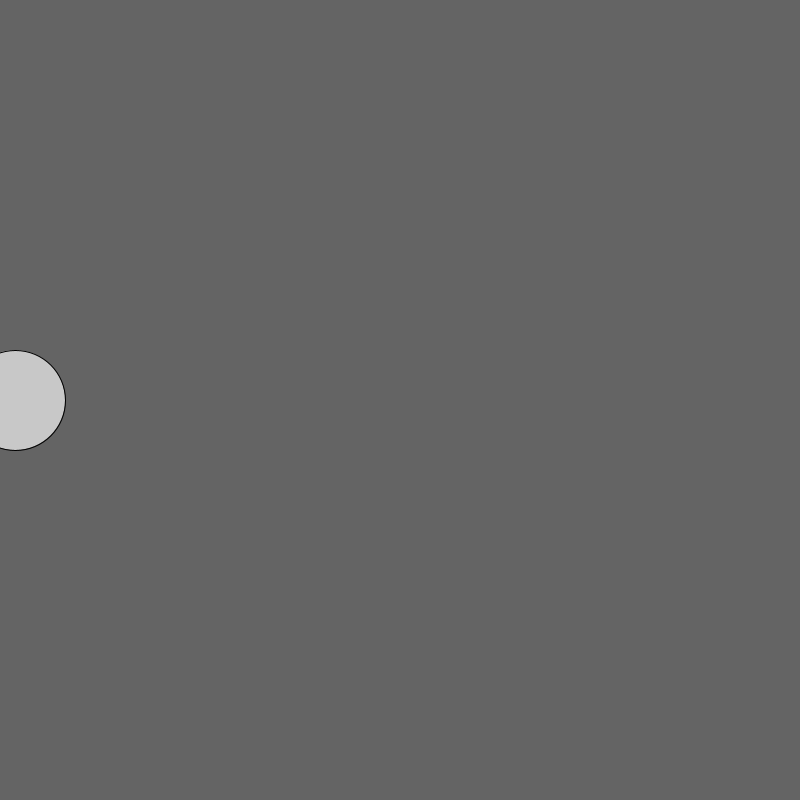
Frame 1 (no input)
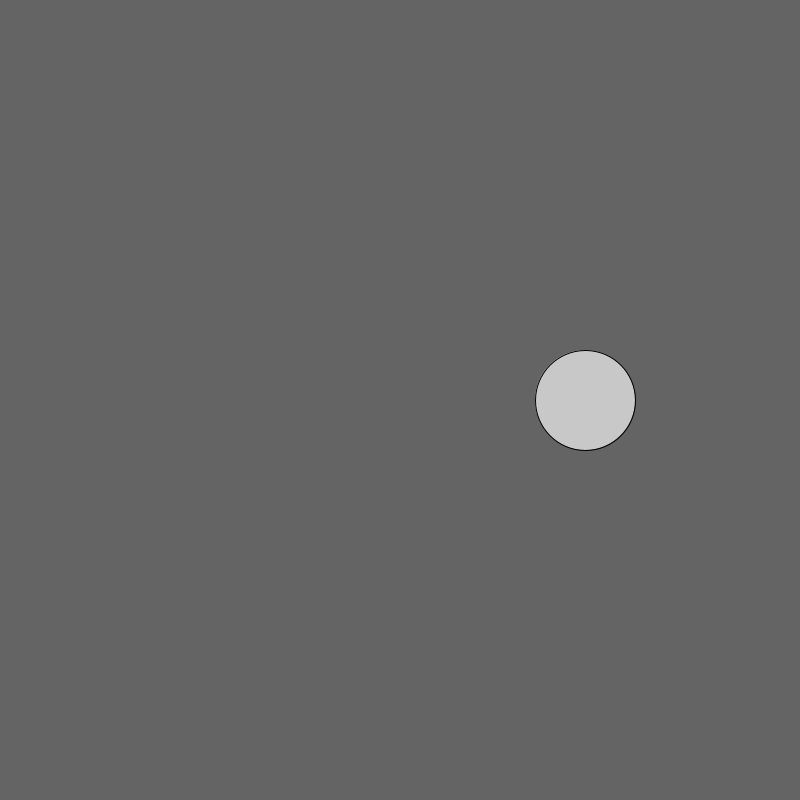
Frame 60 (the mouse pressed at the canvas centre just before this capture)
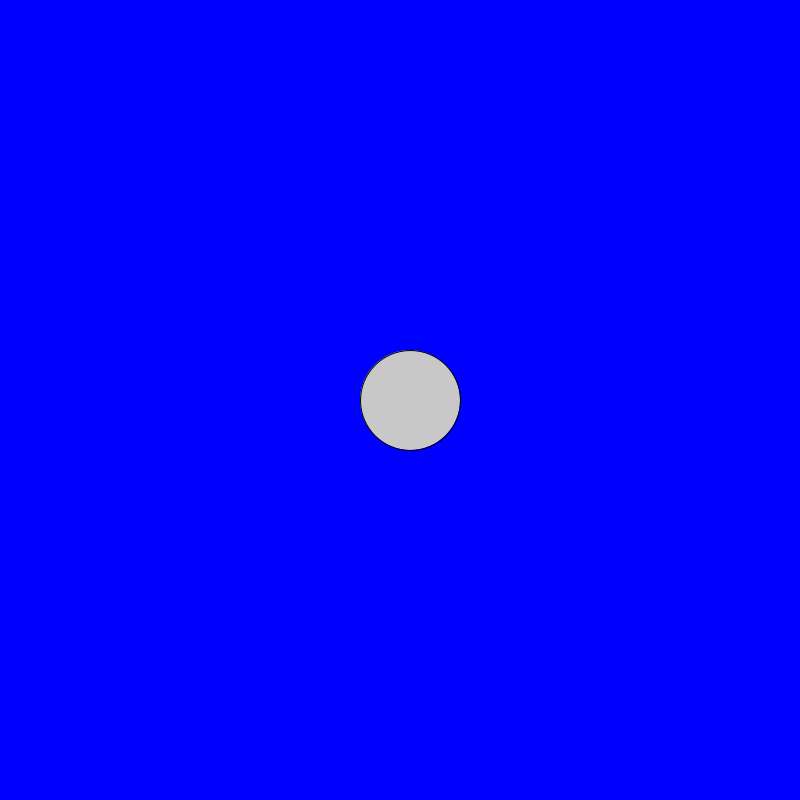
Frame 120 (the mouse held since frame 60 and released just before this capture)

The Processing sketch that drew these frames (run headless with seeded random() and noise(); from frame 60 on, the mouse is pressed at the canvas centre):

// Processing sketch: sketch_231023a
// ── sketch_231023a.pde
int top_X;
int direction = 1;
float speed;
void setup()
{
  size(800, 800); 
  top_X = 0;
  speed = 3f;
}

void draw()
{
  background(100);
  stroke(0);
  fill(200);
  
  if(mouseX > 400)
  {
   background(255,0,0); 
  }
  else if(mouseX > 200)
  {
    background(0,0,255);
  }
  
  println("Hızımız : " + speed);
 
  //speed = random(.5f,3);
  top_X += 5 * direction * speed;
  
  ellipse(top_X, height / 2, 100, 100);
  
  if (top_X >= width - 50) {
    top_X = width - 50;
    direction *= -1;
  } else if (top_X <= 50) {
    top_X = 50;
    direction *= -1;
  }
  
}
